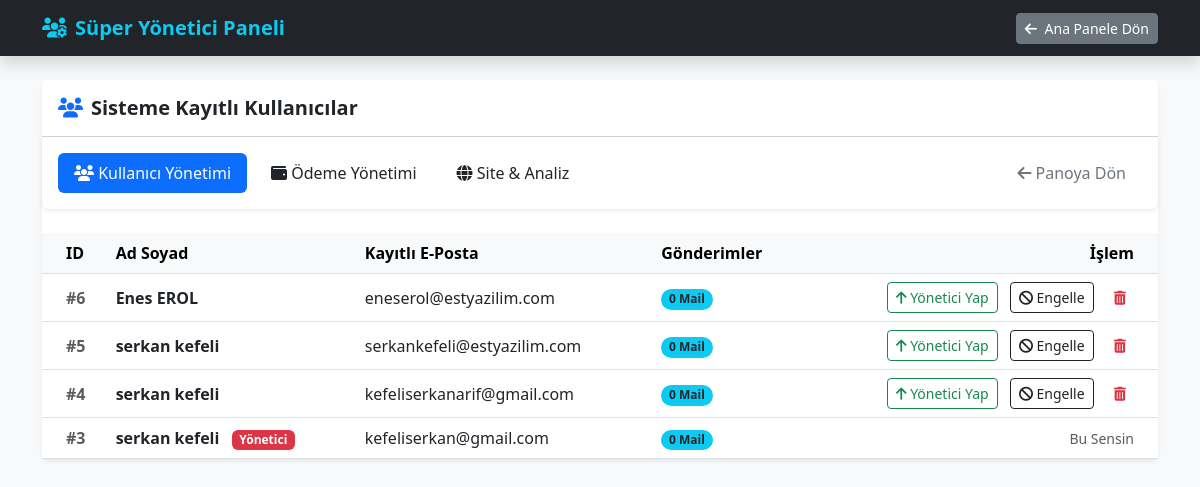
The app's page /admin/users (signed in) with its own data.
### tables this page shows
CREATE TABLE users (id INTEGER PRIMARY KEY AUTOINCREMENT, ad_soyad TEXT, email TEXT UNIQUE, password_hash TEXT, is_admin INTEGER DEFAULT 0, auth_code TEXT, is_blocked INTEGER DEFAULT 0, api_key TEXT, plan_type TEXT DEFAULT 'free', sent_this_month INTEGER DEFAULT 0);

### routes/admin.py (the view)
@admin_bp.route('/admin/users')
@login_required
def admin_users():
    if getattr(current_user, 'is_admin', 0) != 1: return redirect(url_for('main.dashboard'))
    conn = sqlite3.connect(DB_NAME)
    cursor = conn.cursor()
    query = """
            SELECT u.id, u.ad_soyad, u.is_admin, u.email, u.is_blocked, u.plan_type, COUNT(l.id) as total_mails
            FROM users u
                     LEFT JOIN logs l ON u.id = l.user_id
            GROUP BY u.id
            ORDER BY u.id DESC
            """
    cursor.execute(query)
    all_users = cursor.fetchall()
    user_stats = []
    for user in all_users:
        user_stats.append({
            'id': user[0], 'ad_soyad': user[1], 'is_admin': user[2], 'email': user[3],
            'is_blocked': user[4] if user[4] is not None else 0,
            'plan_type': user[5] if user[5] is not None else 'free',
            'total_mails': user[6]
        })
    conn.close()
    return render_template('admin_users.html', users=user_stats)

### models.py (called while the page is built)
@login_manager.user_loader
def load_user(user_id):
    conn = sqlite3.connect(DB_NAME)
    cursor = conn.cursor()
    try:
        cursor.execute("SELECT id, ad_soyad, is_admin, email, is_blocked, plan_type FROM users WHERE id = ?", (user_id,))
    except Exception:
        cursor.execute("SELECT id, ad_soyad, is_admin, email FROM users WHERE id = ?", (user_id,))
    u = cursor.fetchone()
    conn.close()
    if u:
        is_blocked = u[4] if len(u) > 4 and u[4] is not None else 0
        plan_type = u[5] if len(u) > 5 and u[5] is not None else 'free'
        return User(id=u[0], ad_soyad=u[1], is_admin=u[2], email=u[3], is_blocked=is_blocked, plan_type=plan_type)
    return None

### templates/admin_users.html (shortened to what this page needs)
<!DOCTYPE html>
<html lang="tr">
<head>
    <link href="https://cdn.jsdelivr.net/npm/bootstrap@5.3.0/dist/css/bootstrap.min.css" rel="stylesheet">
    <link rel="stylesheet" href="https://cdnjs.cloudflare.com/ajax/libs/font-awesome/6.4.0/css/all.min.css">
</head>
<body class="bg-light">
<nav class="navbar navbar-expand-lg navbar-dark bg-dark mb-4 shadow">
  <div class="container">
    <a class="navbar-brand fw-bold text-info" href="#"><i class="fa-solid fa-users-gear me-2"></i>Süper Yönetici Paneli</a>
    <div class="d-flex align-items-center">
        <a href="{{ url_for('dashboard') }}" class="btn btn-secondary btn-sm"><i class="fa-solid fa-arrow-left me-1"></i> Ana Panele Dön</a>
    </div>
  </div>
</nav>
<div class="container">
    <div class="card shadow-sm border-0 rounded-lg">
        <div class="card-header bg-white py-3">
            <h5 class="mb-0 fw-bold"><i class="fa-solid fa-users me-2 text-primary"></i>Sisteme Kayıtlı Kullanıcılar</h5>
        </div>
        <ul class="nav nav-pills shadow-sm p-3 mb-4 bg-white rounded">
            <li class="nav-item">
            <a class="nav-link active" href="{{ url_for('admin_users') }}"><i class="fas fa-users"></i> Kullanıcı Yönetimi</a>
            </li>
            <li class="nav-item ms-2">
                <a class="nav-link text-dark" href="{{ url_for('payment_management') }}"><i class="fas fa-wallet"></i> Ödeme Yönetimi</a>
            </li>
            <li class="nav-item ms-2">
                <a class="nav-link text-dark" href="{{ url_for('admin_site_settings') }}"><i class="fas fa-globe"></i> Site & Analiz</a>
            </li>
            <li class="nav-item ms-auto">
                <a class="nav-link text-secondary" href="{{ url_for('dashboard') }}"><i class="fas fa-arrow-left"></i> Panoya Dön</a>
            </li>
        </ul>
        <div class="card-body p-0">
            <div class="table-responsive">
                <table class="table table-hover align-middle mb-0">
                    <thead class="table-light">
                        <tr>
                            <th class="ps-4">ID</th>
                            <th>Ad Soyad</th>
                            <th>Kayıtlı E-Posta</th>
                            <th>Gönderimler</th>
                            <th class="text-end pe-4">İşlem</th>
                        </tr>
                    </thead>
                    <tbody>
                        {% for u in users %}
                        <tr>
                            <td class="ps-4 fw-bold text-muted">#{{ u.id }}</td>
                            <td class="fw-bold">
                                {{ u.ad_soyad }}
                                {% if u.is_admin == 1 %}
                                    <span class="badge bg-danger ms-2">Yönetici</span>
                                {% endif %}
                            </td>
                            <td>{{ u.email }}</td>
                            <td><span class="badge bg-info text-dark rounded-pill">{{ u.total_mails }} Mail</span></td>
                            <td class="text-end pe-4">
    {% if u.id != current_user.id %}
        <form action="/admin/toggle_role/{{ u.id }}" method="POST" class="d-inline-block">
            {% if u.is_admin == 0 %}
                <button type="submit" class="btn btn-sm btn-outline-success me-2">
                    <i class="fa-solid fa-arrow-up"></i> Yönetici Yap
                </button>
            {% else %}
                <button type="submit" class="btn btn-sm btn-outline-warning text-dark me-2">
                    <i class="fa-solid fa-arrow-down"></i> Yetkiyi Al
                </button>
            {% endif %}
        </form>
        <form action="/admin/toggle_block/{{ u.id }}" method="POST" class="d-inline-block">
            {% if u.is_blocked == 0 %}
                 <button type="submit" class="btn btn-sm btn-outline-dark me-2">
                     <i class="fa-solid fa-ban"></i> Engelle
                 </button>
            {% else %}
                <button type="submit" class="btn btn-sm btn-dark me-2">
                    <i class="fa-solid fa-unlock"></i> Engeli Kaldır
                </button>
            {% endif %}
        </form>
        <form action="/admin/delete_user/{{ u.id }}" method="POST" class="d-inline-block" onsubmit="return confirm('Bu kullanıcıyı tamamen silmek istediğinize emin misiniz?');">
            <button type="submit" class="btn btn-sm btn-outline-danger border-0">
                <i class="fa-solid fa-trash-can"></i>
            </button>
        </form>
    {% else %}
    <span class="text-muted small">Bu Sensin</span>
    {% endif %}
</td>
                        </tr>
                        {% endfor %}
                    </tbody>
                </table>
            </div>
        </div>
    </div>
</div>
</body>
</html>

### records on screen
users: id "6", ad_soyad "Enes EROL", email "eneserol@estyazilim.com", total_mails "0", is_admin 0 (drawn), is_blocked 0 (drawn)
users: id "5", ad_soyad "serkan kefeli", email "serkankefeli@estyazilim.com", total_mails "0", is_admin 0 (drawn), is_blocked 0 (drawn)
users: id "4", ad_soyad "serkan kefeli", email "kefeliserkanarif@gmail.com", total_mails "0", is_admin 0 (drawn), is_blocked 0 (drawn)
users: id "3", ad_soyad "serkan kefeli", is_admin "Yönetici", email "kefeliserkan@gmail.com", total_mails "0", shows "Bu Sensin"
